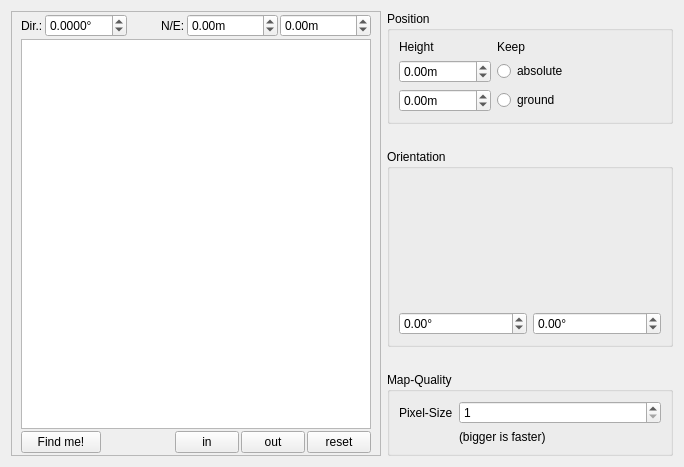
<?xml version="1.0" encoding="UTF-8"?>
<ui version="4.0">
 <class>GraphicalNavigationWidget</class>
 <widget class="QWidget" name="GraphicalNavigationWidget">
  <property name="geometry">
   <rect>
    <x>0</x>
    <y>0</y>
    <width>684</width>
    <height>467</height>
   </rect>
  </property>
  <property name="windowTitle">
   <string>Form</string>
  </property>
  <layout class="QHBoxLayout" name="horizontalLayout" stretch="0,0">
   <item>
    <widget class="QFrame" name="frame">
     <property name="frameShape">
      <enum>QFrame::StyledPanel</enum>
     </property>
     <property name="frameShadow">
      <enum>QFrame::Raised</enum>
     </property>
     <layout class="QVBoxLayout" name="verticalLayout_4">
      <property name="spacing">
       <number>2</number>
      </property>
      <property name="topMargin">
       <number>2</number>
      </property>
      <property name="bottomMargin">
       <number>2</number>
      </property>
      <item>
       <layout class="QHBoxLayout" name="horizontalLayout_2">
        <item>
         <widget class="QLabel" name="label_3">
          <property name="text">
           <string>Dir.:</string>
          </property>
         </widget>
        </item>
        <item>
         <widget class="QDoubleSpinBox" name="yaw">
          <property name="wrapping">
           <bool>true</bool>
          </property>
          <property name="suffix">
           <string>°</string>
          </property>
          <property name="decimals">
           <number>4</number>
          </property>
          <property name="minimum">
           <double>0.000000000000000</double>
          </property>
          <property name="maximum">
           <double>359.999900000000025</double>
          </property>
         </widget>
        </item>
        <item>
         <spacer name="horizontalSpacer_3">
          <property name="orientation">
           <enum>Qt::Horizontal</enum>
          </property>
          <property name="sizeHint" stdset="0">
           <size>
            <width>40</width>
            <height>20</height>
           </size>
          </property>
         </spacer>
        </item>
        <item>
         <widget class="QLabel" name="label_4">
          <property name="toolTip">
           <string>North / East</string>
          </property>
          <property name="text">
           <string>N/E:</string>
          </property>
         </widget>
        </item>
        <item>
         <widget class="QDoubleSpinBox" name="east">
          <property name="maximumSize">
           <size>
            <width>92</width>
            <height>16777215</height>
           </size>
          </property>
          <property name="suffix">
           <string>m</string>
          </property>
          <property name="decimals">
           <number>2</number>
          </property>
          <property name="minimum">
           <double>-99999.000000000000000</double>
          </property>
          <property name="maximum">
           <double>99999.000000000000000</double>
          </property>
         </widget>
        </item>
        <item>
         <widget class="QDoubleSpinBox" name="north">
          <property name="maximumSize">
           <size>
            <width>92</width>
            <height>16777215</height>
           </size>
          </property>
          <property name="suffix">
           <string>m</string>
          </property>
          <property name="decimals">
           <number>2</number>
          </property>
          <property name="minimum">
           <double>-99999.000000000000000</double>
          </property>
          <property name="maximum">
           <double>99999.000000000000000</double>
          </property>
         </widget>
        </item>
       </layout>
      </item>
      <item>
       <widget class="picogen::qt4::NavigationGraphicsView" name="graphicsView">
        <property name="verticalScrollBarPolicy">
         <enum>Qt::ScrollBarAlwaysOff</enum>
        </property>
        <property name="horizontalScrollBarPolicy">
         <enum>Qt::ScrollBarAlwaysOff</enum>
        </property>
        <property name="renderHints">
         <set>QPainter::Antialiasing|QPainter::TextAntialiasing</set>
        </property>
       </widget>
      </item>
      <item>
       <layout class="QHBoxLayout" name="horizontalLayout_4">
        <item>
         <widget class="QPushButton" name="findMe">
          <property name="font">
           <font>
            <pointsize>9</pointsize>
           </font>
          </property>
          <property name="text">
           <string>Find me!</string>
          </property>
          <property name="icon">
           <iconset resource="../../CosyGui/resources.qrc">
            <normaloff>:/navigation/find</normaloff>:/navigation/find</iconset>
          </property>
          <property name="iconSize">
           <size>
            <width>16</width>
            <height>16</height>
           </size>
          </property>
         </widget>
        </item>
        <item>
         <spacer name="horizontalSpacer_2">
          <property name="orientation">
           <enum>Qt::Horizontal</enum>
          </property>
          <property name="sizeHint" stdset="0">
           <size>
            <width>40</width>
            <height>20</height>
           </size>
          </property>
         </spacer>
        </item>
        <item>
         <widget class="QPushButton" name="zoomIn">
          <property name="maximumSize">
           <size>
            <width>64</width>
            <height>16777215</height>
           </size>
          </property>
          <property name="font">
           <font>
            <pointsize>9</pointsize>
           </font>
          </property>
          <property name="text">
           <string>in</string>
          </property>
          <property name="icon">
           <iconset resource="../../CosyGui/resources.qrc">
            <normaloff>:/navigation/zoom-in</normaloff>:/navigation/zoom-in</iconset>
          </property>
          <property name="iconSize">
           <size>
            <width>16</width>
            <height>16</height>
           </size>
          </property>
         </widget>
        </item>
        <item>
         <widget class="QPushButton" name="zoomOut">
          <property name="maximumSize">
           <size>
            <width>64</width>
            <height>16777215</height>
           </size>
          </property>
          <property name="font">
           <font>
            <pointsize>9</pointsize>
           </font>
          </property>
          <property name="text">
           <string>out</string>
          </property>
          <property name="icon">
           <iconset resource="../../CosyGui/resources.qrc">
            <normaloff>:/navigation/zoom-out</normaloff>:/navigation/zoom-out</iconset>
          </property>
          <property name="iconSize">
           <size>
            <width>16</width>
            <height>16</height>
           </size>
          </property>
         </widget>
        </item>
        <item>
         <widget class="QPushButton" name="resetZoom">
          <property name="maximumSize">
           <size>
            <width>64</width>
            <height>16777215</height>
           </size>
          </property>
          <property name="font">
           <font>
            <pointsize>9</pointsize>
           </font>
          </property>
          <property name="text">
           <string>reset</string>
          </property>
          <property name="icon">
           <iconset resource="../../CosyGui/resources.qrc">
            <normaloff>:/navigation/reset</normaloff>:/navigation/reset</iconset>
          </property>
          <property name="iconSize">
           <size>
            <width>16</width>
            <height>16</height>
           </size>
          </property>
         </widget>
        </item>
       </layout>
      </item>
     </layout>
    </widget>
   </item>
   <item>
    <layout class="QVBoxLayout" name="verticalLayout_2">
     <item>
      <widget class="QGroupBox" name="groupBox_2">
       <property name="title">
        <string>Position</string>
       </property>
       <layout class="QGridLayout" name="gridLayout_4">
        <item row="0" column="0">
         <widget class="QLabel" name="label">
          <property name="text">
           <string>Height</string>
          </property>
         </widget>
        </item>
        <item row="1" column="0">
         <widget class="QDoubleSpinBox" name="absoluteHeight">
          <property name="maximumSize">
           <size>
            <width>92</width>
            <height>16777215</height>
           </size>
          </property>
          <property name="suffix">
           <string>m</string>
          </property>
          <property name="decimals">
           <number>2</number>
          </property>
          <property name="minimum">
           <double>-9999999.000000000000000</double>
          </property>
          <property name="maximum">
           <double>9999999.000000000000000</double>
          </property>
         </widget>
        </item>
        <item row="2" column="0">
         <widget class="QDoubleSpinBox" name="relativeHeight">
          <property name="maximumSize">
           <size>
            <width>92</width>
            <height>16777215</height>
           </size>
          </property>
          <property name="suffix">
           <string>m</string>
          </property>
          <property name="decimals">
           <number>2</number>
          </property>
          <property name="minimum">
           <double>-99999.000000000000000</double>
          </property>
          <property name="maximum">
           <double>99999.000000000000000</double>
          </property>
         </widget>
        </item>
        <item row="1" column="2">
         <widget class="QRadioButton" name="keepAbsolute">
          <property name="text">
           <string>absolute</string>
          </property>
         </widget>
        </item>
        <item row="2" column="2">
         <widget class="QRadioButton" name="keepRelative">
          <property name="text">
           <string>ground</string>
          </property>
         </widget>
        </item>
        <item row="0" column="2">
         <widget class="QLabel" name="label_2">
          <property name="text">
           <string>Keep</string>
          </property>
         </widget>
        </item>
       </layout>
      </widget>
     </item>
     <item>
      <spacer name="verticalSpacer">
       <property name="orientation">
        <enum>Qt::Vertical</enum>
       </property>
       <property name="sizeHint" stdset="0">
        <size>
         <width>20</width>
         <height>40</height>
        </size>
       </property>
      </spacer>
     </item>
     <item>
      <widget class="QGroupBox" name="groupBox">
       <property name="title">
        <string>Orientation</string>
       </property>
       <layout class="QGridLayout" name="gridLayout">
        <item row="1" column="0" colspan="2">
         <layout class="QGridLayout" name="gridLayout_3">
          <item row="0" column="0">
           <widget class="picogen::qt4::PitchWidget" name="pitchWidget" native="true">
            <property name="minimumSize">
             <size>
              <width>128</width>
              <height>128</height>
             </size>
            </property>
            <property name="maximumSize">
             <size>
              <width>16777215</width>
              <height>128</height>
             </size>
            </property>
           </widget>
          </item>
          <item row="1" column="0">
           <widget class="QDoubleSpinBox" name="pitch">
            <property name="suffix">
             <string>°</string>
            </property>
            <property name="decimals">
             <number>2</number>
            </property>
            <property name="minimum">
             <double>-90.000000000000000</double>
            </property>
            <property name="maximum">
             <double>90.000000000000000</double>
            </property>
           </widget>
          </item>
          <item row="1" column="1">
           <widget class="QDoubleSpinBox" name="roll">
            <property name="wrapping">
             <bool>true</bool>
            </property>
            <property name="suffix">
             <string>°</string>
            </property>
            <property name="decimals">
             <number>2</number>
            </property>
            <property name="minimum">
             <double>-180.000000000000000</double>
            </property>
            <property name="maximum">
             <double>180.000000000000000</double>
            </property>
           </widget>
          </item>
          <item row="0" column="1">
           <widget class="picogen::qt4::RollWidget" name="rollWidget" native="true">
            <property name="minimumSize">
             <size>
              <width>128</width>
              <height>128</height>
             </size>
            </property>
            <property name="maximumSize">
             <size>
              <width>16777215</width>
              <height>128</height>
             </size>
            </property>
           </widget>
          </item>
         </layout>
        </item>
       </layout>
      </widget>
     </item>
     <item>
      <spacer name="verticalSpacer_4">
       <property name="orientation">
        <enum>Qt::Vertical</enum>
       </property>
       <property name="sizeHint" stdset="0">
        <size>
         <width>20</width>
         <height>40</height>
        </size>
       </property>
      </spacer>
     </item>
     <item>
      <widget class="QGroupBox" name="groupBox_3">
       <property name="title">
        <string>Map-Quality</string>
       </property>
       <layout class="QFormLayout" name="formLayout">
        <property name="fieldGrowthPolicy">
         <enum>QFormLayout::AllNonFixedFieldsGrow</enum>
        </property>
        <item row="0" column="0">
         <widget class="QLabel" name="label_6">
          <property name="text">
           <string>Pixel-Size</string>
          </property>
         </widget>
        </item>
        <item row="0" column="1">
         <widget class="QSpinBox" name="pixelSize">
          <property name="minimum">
           <number>1</number>
          </property>
          <property name="maximum">
           <number>16</number>
          </property>
         </widget>
        </item>
        <item row="1" column="1">
         <widget class="QLabel" name="label_7">
          <property name="text">
           <string>(bigger is faster)</string>
          </property>
         </widget>
        </item>
       </layout>
      </widget>
     </item>
    </layout>
   </item>
  </layout>
 </widget>
 <customwidgets>
  <customwidget>
   <class>picogen::qt4::RollWidget</class>
   <extends>QWidget</extends>
   <header>rollwidget.h</header>
   <container>1</container>
  </customwidget>
  <customwidget>
   <class>picogen::qt4::PitchWidget</class>
   <extends>QWidget</extends>
   <header>pitchwidget.h</header>
   <container>1</container>
  </customwidget>
  <customwidget>
   <class>picogen::qt4::NavigationGraphicsView</class>
   <extends>QGraphicsView</extends>
   <header>navigationgraphicsview.h</header>
  </customwidget>
 </customwidgets>
 <resources>
  <include location="../../CosyGui/resources.qrc"/>
 </resources>
 <connections/>
</ui>
